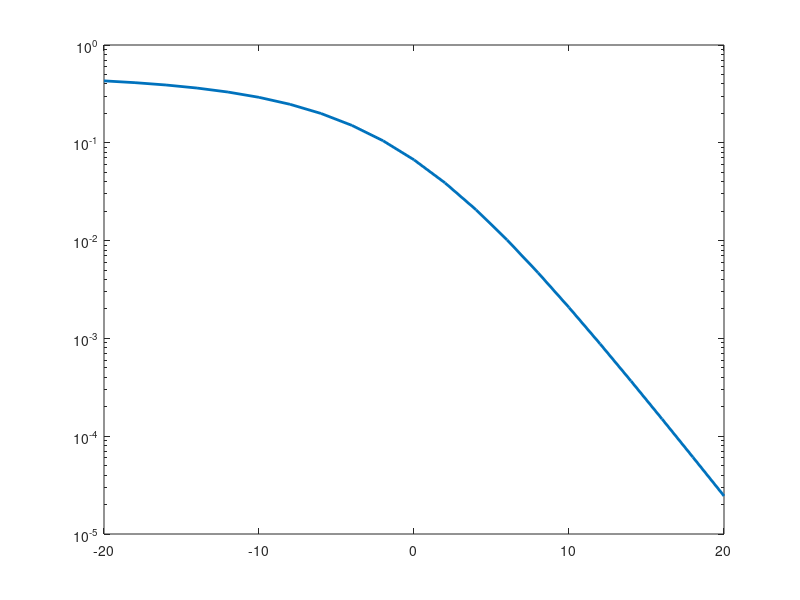

Reproduce this figure in MATLAB. (Note: this script raises an error after producing the figure.)
%% 瑞利信道 - 一发两收 EGC 合并算法仿真

%% 变量声明
% M = 2，代表BPSK
M = 2;
% 数据点个数
len = 5000000;
% 随机生成的原始数据
data = randi([0 1], 1, len);
% 信噪比范围 (dB)
EbN0dB = -20:2:20;

%% BPSK调制函数
bpskMod = @(data) 2 * data - 1;

%% BPSK解调
bpskDemod = @(Signal) heaviside(real(Signal));

%% 理论结果
% 平均信噪比
EbN0 = 10.^(EbN0dB / 10);
Pb = 0.5 * (1 - sqrt(1 - 1 ./ (1 + EbN0).^2));
semilogy(EbN0dB, Pb, 'LineWidth', 2);

hold on

%% 仿真结果

% bpsk调制后信号
modSig = bpskMod(data);
% 接收到的信号，提前声明，加快循环速度
recSig = zeros(2, len);
% 信号通过瑞利信道衰减 Gk，提前声明，加快循环速度
G = zeros(2, len);
% 合并比 Ak，提前声明，加快循环速度
A = zeros(2, len);
% 合并后的信号，提前声明，加快循环速度
finSig = zeros(1, len);
% 解调获得的数据，提前声明，加快循环速度
finData = zeros(1, len);
% 错误概率
errRate = zeros(1, length(EbN0dB));
errRate2 = errRate;

% 仿真开始
for i = 1:length(EbN0dB)
    % 通过瑞利信道，并叠加高斯噪声
    [recSig(1, :), G(1, :)] = RayAWGN(modSig, EbN0dB(i), M);
    [recSig(2, :), G(2, :)] = RayAWGN(modSig, EbN0dB(i), M);
    % 合并比计算
    A = conj(G) ./ abs(G);
    % 乘以合并系数
    recSig = recSig .* A;
    % 取出一路信号估计未分集错误率
    [~, errRate2(i)] = ErrRate(data, bpskDemod(recSig(1,:)));
    % 将两个信号叠加
    finSig = recSig(1, :) + recSig(2, :);
    finData = bpskDemod(finSig);
    [~, errRate(i)] = ErrRate(data, finData);
end
semilogy(EbN0dB, errRate2, 'LineWidth', 2);
semilogy(EbN0dB, errRate, 'r*', 'LineWidth', 0.7, 'MarkerSize', 9);
load 'MGC_err.csv'
load 'MGC_err_th.csv'
semilogy(EbN0dB, MGC_err_th,'color', '#77AC30', 'LineWidth', 2);
semilogy(EbN0dB, MGC_err, '*','color', '#7E2F8E', 'LineWidth', 0.7, 'MarkerSize', 9);
grid on
title({'Plot', [num2str(len), '点瑞利信道EGC算法仿真结果']})
legend('EGC 理论结果', '未分集仿真结果', 'EGC 仿真结果', 'MGC理论结果', 'MGC仿真结果')
xlabel('$$\frac{E_b}{N_o}\space (dB)$$', 'Interpreter', 'latex')
ylabel('BER (对数坐标)')